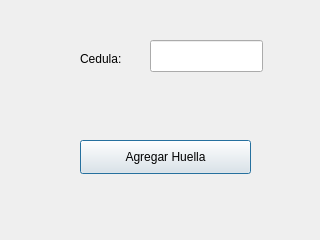
<?xml version="1.0" encoding="UTF-8"?>
<ui version="4.0">
 <class>Dialog</class>
 <widget class="QDialog" name="Dialog">
  <property name="geometry">
   <rect>
    <x>0</x>
    <y>0</y>
    <width>320</width>
    <height>240</height>
   </rect>
  </property>
  <property name="windowTitle">
   <string>Agregar Huella</string>
  </property>
  <widget class="QLineEdit" name="cedula">
   <property name="geometry">
    <rect>
     <x>150</x>
     <y>40</y>
     <width>113</width>
     <height>32</height>
    </rect>
   </property>
  </widget>
  <widget class="QLabel" name="label">
   <property name="geometry">
    <rect>
     <x>80</x>
     <y>50</y>
     <width>51</width>
     <height>18</height>
    </rect>
   </property>
   <property name="text">
    <string>Cedula:</string>
   </property>
  </widget>
  <widget class="QPushButton" name="btn_huella">
   <property name="geometry">
    <rect>
     <x>80</x>
     <y>140</y>
     <width>171</width>
     <height>34</height>
    </rect>
   </property>
   <property name="text">
    <string>Agregar Huella</string>
   </property>
  </widget>
  <widget class="QLabel" name="mensaje">
   <property name="geometry">
    <rect>
     <x>110</x>
     <y>100</y>
     <width>111</width>
     <height>20</height>
    </rect>
   </property>
   <property name="font">
    <font>
     <weight>75</weight>
     <bold>true</bold>
    </font>
   </property>
   <property name="text">
    <string/>
   </property>
  </widget>
 </widget>
 <resources/>
 <connections/>
</ui>
